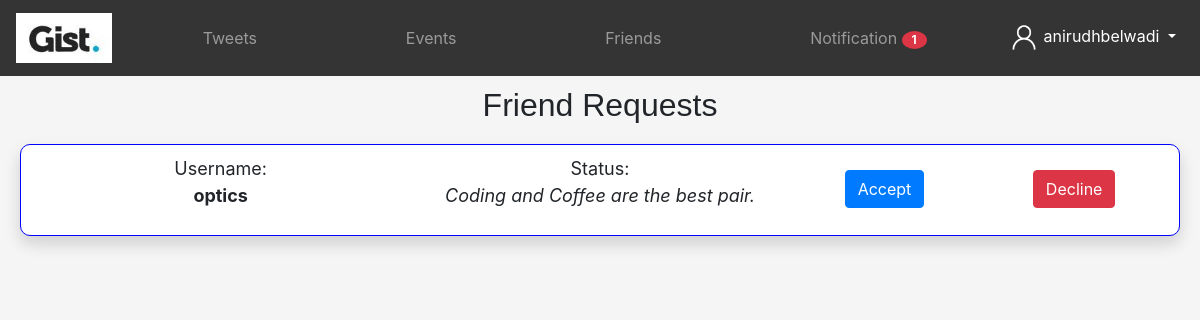
Screenshot of /notifications (signed in) with the database file from the repository.
### tables this page shows
CREATE TABLE "frequest" (
	"fromUser"	TEXT,
	"toUser"	TEXT
);

CREATE TABLE "Users" (
	"username"	TEXT,
	"email"	TEXT COLLATE UTF16CI,
	"password"	TEXT,
	"id"	INTEGER,
	"status"	TEXT DEFAULT NULL,
	"numFriends"	NUMERIC DEFAULT 0,
	"numEvents"	INTEGER DEFAULT 0,
	"numTweets"	INTEGER DEFAULT 0,
	"friends"	TEXT DEFAULT NULL
);

### main.py (the view)
@app.route('/notifications')
def notifications():
    if 'id' in session:
        username = session['username']
        friendRequests = fetchFriendRequests(username)
        frndData = []
        for i in friendRequests:
            row = fetchUser(i[0])
            frndData.append(row)
        if(len(frndData) == 0):
            return render_template('notifications.html', msg = "No new friend request")
        return render_template('notifications.html', frndData = frndData, alert = len(friendRequests))

### pydb.py (called while the page is built)
def fetchUser(username):
    conn = sqlite3.connect('database.db')
    cur = conn.cursor()
    cur.execute("SELECT * FROM Users WHERE username = ?", (username,))
    row = cur.fetchall()
    conn.close()
    print(row)
    return row

def fetchFriendRequests(username):
    con = sqlite3.connect('database.db')
    cur = con.cursor()
    cur.execute("SELECT * FROM frequest WHERE toUser = ?", (username, ))
    row = cur.fetchall()
    con.close()
    return row

### templates/notifications.html (shortened to what this page needs)
<!DOCTYPE html>
<html lang="en">
<head>
    <link rel="stylesheet" href="https://cdn.jsdelivr.net/npm/bootstrap@4.5.3/dist/css/bootstrap.min.css">
</head>
<body style="background-color: whitesmoke;">
    <nav class="navbar navbar-expand-md navbar-dark bg-blak sticky-top" style="background-color: rgba(52, 52, 52) !important;">
        <a class="navbar-brand text-white" href="/home"><img src="../static/assets/img/gist.jpg" height="50px"></a>
        <div class="collapse navbar-collapse" id="navmenu">
            <ul class="navbar-nav mx-auto">
                <li class="nav-item">
                    <a href="/tweets" class="nav-link">
                        <center>
                            Tweets
                        </center>
                    </a>
                </li>
            </ul>
            <ul class="navbar-nav mx-auto">
                <li class="nav-item">
                    <a href="/events" class="nav-link">
                        <center>
                            Events
                        </center>
                    </a>
            </ul>
            <ul class="navbar-nav mx-auto">
              <li class="nav-item">
                  <a href="/friends" class="nav-link">
                      <center>
                          Friends
                      </center>
                  </a>
              </li>
          </ul>
            <ul class="navbar-nav mx-auto">
              <li class="nav-item">
                  <a href="/notifications" class="nav-link">
                      <center>
                          Notification {% if alert %}<span style="border-radius: 50%; width: 25px;" class="badge badge-danger">{{alert}}</span>{% endif %}
                      </center>
                  </a>
              </li>
          </ul>
            <ul class="navbar-nav">
                <li class="nav-item dropdown text-center">
                    <a class="nav-link dropdown-toggle text-white" href="#" id="navbarDropdown" role="button" data-toggle="dropdown" aria-haspopup="true" aria-expanded="false">
                        <img src="../static/assets/img/person.png" height="30px" width="30px">
                        {{session['username']}}
                    </a>
                </li>
            </ul>
        </div>
    </nav>
      <h2 style="text-align: center; margin-top: 10px; font-family: sans-serif;">Friend Requests</h2>
      {% for fnd in frndData %}
        {% for data in fnd %}
            <div class="shadow row text-center" style="background-color: white; margin: 20px; padding: 10px; border-radius: 10px; border: 1px solid blue;">
                <div class="col-sm-4">
                    <p style="font-size: large;">Username: <br><b>{{data[0]}}</b></p>
                </div>
                <div class="col-sm-4">
                    <p style="font-size: large;">Status: <br><i>{{data[4]}}</i></p>
                </div>
                <div class="col-sm-2">
                    <form action="/accept" method="POST">
                        <button class="btn btn-primary" style="align-content: center; margin-top: 15px;" type="submit">Accept</button>
                    </form>
                </div>
                <div class="col-sm-2">
                    <form action="/decline" method="POST">
                        <button class="btn btn-danger" style="align-content: center; margin-top: 15px;" type="submit">Decline</button>
                    </form>
                </div>
            </div>
        {% endfor %}
    {% endfor %}
</body>
</html>

### rows the page displays
frequest: username "anirudhbelwadi"
Users: username "optics", status "Coding and Coffee are the best pair."

### other values shown
{{ alert }} "1"
